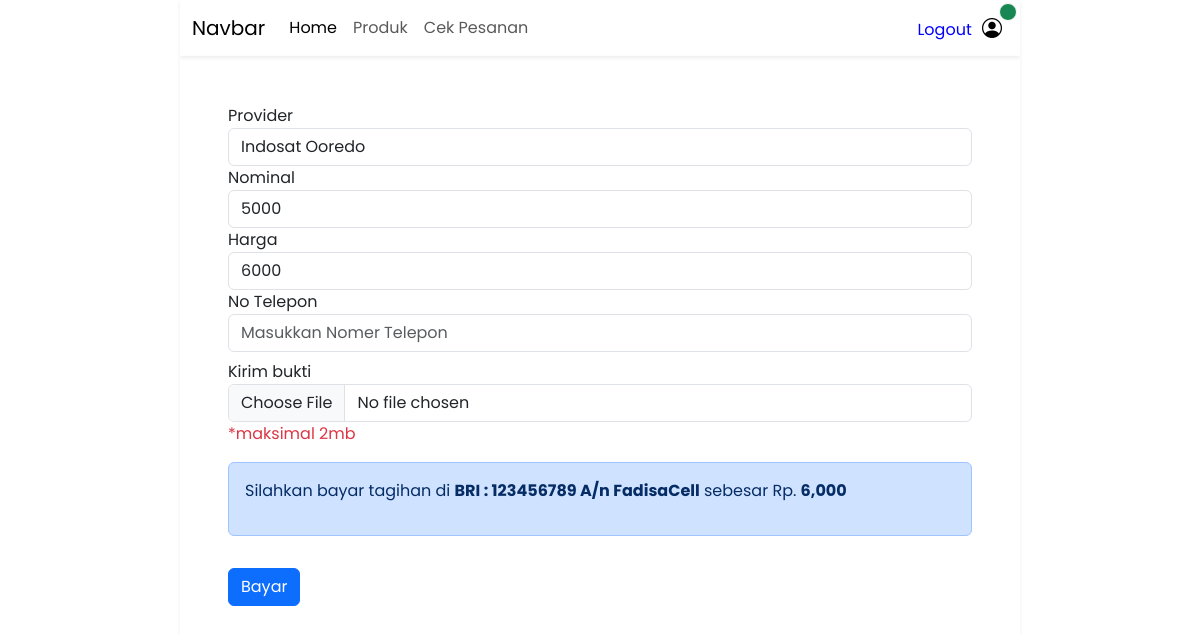
The app's page /user/transaksi.php?id=1 (signed in) with its own data.
### tables this page shows
CREATE TABLE `produk` (
  `id_produk` int(11) NOT NULL,
  `nama_provider` varchar(100) NOT NULL,
  `nominal` int(11) NOT NULL,
  `harga` int(11) NOT NULL,
  `logo_produk` varchar(100) NOT NULL
);

### user/transaksi.php (the view, shortened to what this page needs)
<?php
include "../koneksi.php";
$id = $_GET['id'];
$query = mysqli_query($koneksi, "SELECT * FROM produk WHERE id_produk = '$id'");
$pecah = mysqli_fetch_assoc($query);
?>
<!doctype html>
<html lang="en">
  <head>
    <link rel="stylesheet" href="./css/style.css">
    <link rel="stylesheet" href="https://cdn.lineicons.com/4.0/lineicons.css" />
    <link rel="stylesheet" href="https://cdn.jsdelivr.net/npm/bootstrap-icons@1.11.3/font/bootstrap-icons.min.css">
    <link href="https://cdn.jsdelivr.net/npm/bootstrap@5.3.3/dist/css/bootstrap.min.css" rel="stylesheet">
  </head>
  <body>
    <div class="full-kontainer">
    <nav class="navbar navbar-expand-lg shadow-sm">
        <div class="container-fluid">
          <a class="navbar-brand" href="#">Navbar</a>
          <div class="collapse navbar-collapse  justify-content-between" id="navbarNavAltMarkup">
            <div class="navbar-nav ">
              <a class="nav-link active" aria-current="page" href="#">Home</a>
              <a class="nav-link" href="../index.php?#produk">Produk</a>
              <a class="nav-link" href="riwayat.php">Cek Pesanan</a>
            </div>
            <?php if(isset($_SESSION['pengguna'])): ?>
            <div class="bungkus-logout">
              <a href="../logout.php" class="logout">Logout</a>
              <button class="orang bi bi-person-circle position-relative">
                  <span class="position-absolute top-0 start-100 translate-middle p-2 bg-success border border-light rounded-circle">
                  </span>
              </button>
            </div>
            <?php endif ?>
          </div>
        </div>
      </nav>
      <div class="full-kontainer-bayar shadow-sm">
        <form action="" method="post" enctype="multipart/form-data" class="p-5">
            <div class="form-group">
              <label>Provider</label>
              <input type="text" class="form-control"  readonly value="<?php echo $pecah['nama_provider']; ?>">
            </div>
            <div class="form-group">
              <label>Nominal</label>
              <input type="text" class="form-control"  readonly value="<?php echo $pecah['nominal'];?>">
            </div>
            <div class="form-group">
              <label>Harga</label>
              <input type="text" name="harga" id="" class="form-control" readonly value="<?php echo $pecah['harga']; ?>">
            </div>
            <div class="form-group">
              <label>No Telepon</label>
              <input type="text" name="telepon" placeholder="Masukkan Nomer Telepon" class="form-control">
            </div>
            <div class="form-group mt-2">
              <label>Kirim bukti</label>
              <input type="file" name="bukti" class="form-control">
              <p class="text-danger">*maksimal 2mb</p>
            </div>
            <div class="alert alert-primary mt-3">
              <p>Silahkan bayar tagihan di <strong>BRI : 123456789 A/n FadisaCell</strong> sebesar Rp. <strong><?php echo number_format($pecah['harga']);?></strong></p>
            </div>
            <button class="btn btn-primary mt-3" name="bayar">Bayar</button>
        </form>
      </div>
    </div>
  </body>
</html>

### css/style.css (style rules this page uses)
* { font-family: "Poppins"; }
.logout { text-decoration: none; color: blue; }
.full-kontainer { width: 70%; margin: 0 auto; }
.orang { border: none; background-color: transparent; font-size: 20px; }

### user/transaksi.php (style rules this page uses)
.full-kontainer { width: 70%; margin: 0 auto; }
.orang { border: none; background-color: transparent; font-size: 20px; }
.logout { text-decoration: none; }

### records on screen
produk: nama_provider "Indosat Ooredo", nominal "5000", harga "6000", harga "6,000"
